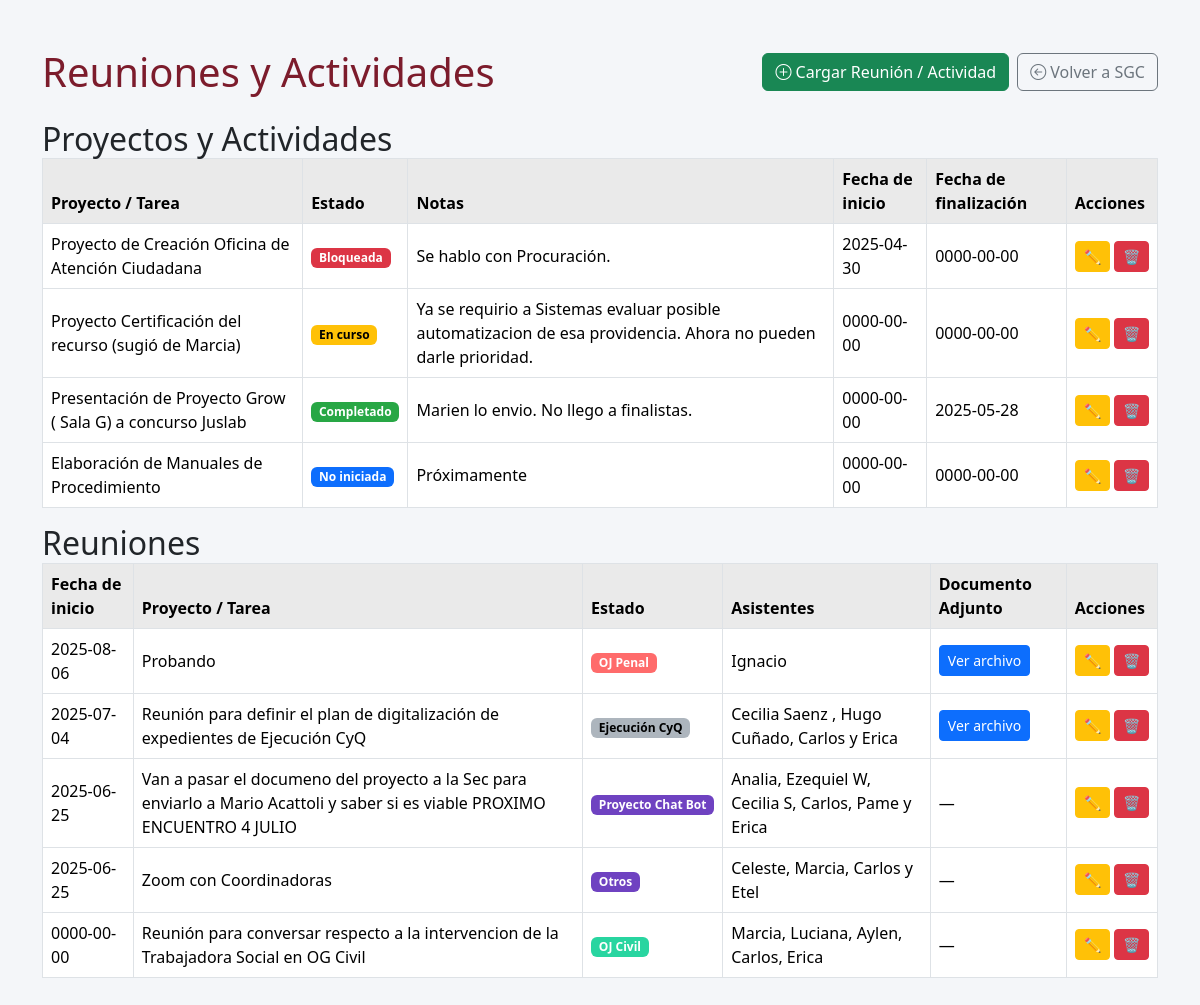
Page /secciones/reuniones-actividades.php (signed in) on the committed database.
### tables this page shows
CREATE TABLE `reuniones_actividades` (
  `id` int(11) NOT NULL,
  `tipo` enum('proyecto','reunion') NOT NULL,
  `tarea` text NOT NULL,
  `estado` varchar(100) DEFAULT NULL,
  `notas` text DEFAULT NULL,
  `fecha_inicio` date DEFAULT NULL,
  `fecha_fin` date DEFAULT NULL,
  `asistentes` text DEFAULT NULL,
  `archivo` varchar(255) DEFAULT NULL
);

### secciones/reuniones-actividades.php (the view, shortened to what this page needs)
<?php
$host = 'localhost';
$db = 'informes_pj';
$user = 'root';
$pass = '';
$conn = new mysqli($host, $user, $pass, $db);
$conn->set_charset("utf8");
$proyectos = [];
$reuniones = [];
$result = $conn->query("SELECT * FROM reuniones_actividades ORDER BY fecha_inicio DESC");
while ($row = $result->fetch_assoc()) {
    if ($row['tipo'] === 'proyecto') {
        $proyectos[] = $row;
    } else {
        $reuniones[] = $row;
    }
}
function obtenerClaseEstado($estado)
{
    $estado = strtolower(trim($estado));
    return match ($estado) {
        'completado' => 'badge-completado',
        'en curso' => 'badge-en-curso',
        'no iniciada' => 'badge-no-iniciada',
        'bloqueada' => 'badge-bloqueada',
        'otros' => 'badge-otros',
        'proyecto chat bot' => 'badge-otros',
        'proyecto ciudadanía' => 'badge-ciudadania',
        'oj penal' => 'badge-penal',
        'oj civil' => 'badge-civil',
        'oj familia' => 'badge-familia',
        'ejecución cyq' => 'badge-cyq',
        default => 'bg-secondary'
    };
}
?>
<!DOCTYPE html>
<html lang="es">
<head>
    <link href="https://cdn.jsdelivr.net/npm/bootstrap@5.3.3/dist/css/bootstrap.min.css" rel="stylesheet" />
    <link href="https://cdn.jsdelivr.net/npm/bootstrap-icons@1.10.5/font/bootstrap-icons.css" rel="stylesheet">
</head>
<body>
    <div class="container py-4 py-md-5">
        <div class="d-flex justify-content-between align-items-center mb-3 mb-md-4">
            <h1 class="mb-0">Reuniones y Actividades</h1>
            <div class="d-flex actions-wrap">
                <a href="carga-reuniones-actividades.php" class="btn btn-success">
                    <i class="bi bi-plus-circle"></i> Cargar Reunión / Actividad
                </a>
                <a href="sgc.php" class="btn btn-outline-secondary">
                    <i class="bi bi-arrow-left-circle"></i> Volver a SGC
                </a>
            </div>
        </div>
        <h2 class="card-title section-title">Proyectos y Actividades</h2>
        <div class="table-responsive d-none d-md-block">
            <table class="table table-bordered align-middle">
                <thead>
                    <tr>
                        <th>Proyecto / Tarea</th>
                        <th>Estado</th>
                        <th>Notas</th>
                        <th>Fecha de inicio</th>
                        <th>Fecha de finalización</th>
                        <th>Acciones</th>
                    </tr>
                </thead>
                <tbody>
                    <?php foreach ($proyectos as $p): ?>
                        <tr>
                            <td><?= htmlspecialchars($p['tarea']) ?></td>
                            <td>
                                <span class="badge <?= obtenerClaseEstado($p['estado']) ?>">
                                    <?= htmlspecialchars($p['estado']) ?>
                                </span>
                            </td>
                            <td><?= htmlspecialchars($p['notas']) ?></td>
                            <td><?= $p['fecha_inicio'] ?></td>
                            <td><?= $p['fecha_fin'] ?: '—' ?></td>
                            <td class="text-nowrap">
                                <button class="btn btn-sm btn-warning btn-editar" data-reg='<?= json_encode($p) ?>'>✏️</button>
                                <button class="btn btn-sm btn-danger btn-eliminar" data-id="<?= $p['id'] ?>">🗑️</button>
                            </td>
                        </tr>
                    <?php endforeach; ?>
                </tbody>
            </table>
        </div>
        <h2 class="card-title section-title">Reuniones</h2>
        <div class="table-responsive d-none d-md-block">
            <table class="table table-bordered align-middle">
                <thead>
                    <tr>
                        <th>Fecha de inicio</th>
                        <th>Proyecto / Tarea</th>
                        <th>Estado</th>
                        <th>Asistentes</th>
                        <th>Documento Adjunto</th>
                        <th>Acciones</th>
                    </tr>
                </thead>
                <tbody>
                    <?php foreach ($reuniones as $r): ?>
                        <tr>
                            <td><?= $r['fecha_inicio'] ?></td>
                            <td><?= htmlspecialchars($r['tarea']) ?></td>
                            <td>
                                <span class="badge <?= obtenerClaseEstado($r['estado']) ?>">
                                    <?= htmlspecialchars($r['estado']) ?>
                                </span>
                            </td>
                            <td><?= htmlspecialchars($r['asistentes']) ?></td>
                            <td>
                                <?php if ($r['archivo']): ?>
                                    <a href="../uploads/reuniones/<?= $r['archivo'] ?>" target="_blank" class="btn btn-sm btn-primary">Ver archivo</a>
                                <?php else: ?>
                                    —
                                <?php endif; ?>
                            </td>
                            <td class="text-nowrap">
                                <button class="btn btn-sm btn-warning btn-editar" data-reg='<?= json_encode($r) ?>'>✏️</button>
                                <button class="btn btn-sm btn-danger btn-eliminar" data-id="<?= $r['id'] ?>">🗑️</button>
                            </td>
                        </tr>
                    <?php endforeach; ?>
                </tbody>
            </table>
        </div>
</body>
</html>

### secciones/reuniones-actividades.php (style rules this page uses)
body { background-color: #f4f6f9; }
h1, h2 { color: #7c1c2c; }
.table th { background-color: #eaeaea; }
.badge-completado { background-color: #28a745 !important; color: #fff; }
.badge-en-curso { background-color: #ffc107 !important; color: #000; }
.badge-no-iniciada { background-color: #0d6efd !important; color: #fff; }
.badge-bloqueada { background-color: #dc3545 !important; color: #fff; }
.badge-otros { background-color: #6f42c1 !important; color: #fff; }
.badge-penal { background-color: #ff6b6b !important; color: #fff; }
.badge-civil { background-color: #28d5a0 !important; color: #fff; }
.badge-cyq { background-color: #adb5bd !important; color: #000; }
.actions-wrap { gap: .5rem; }

### rows in the picture
reuniones_actividades: tarea "Proyecto de Creación Oficina de Atención Ciudadana", estado "Bloqueada", notas "Se hablo con Procuración.", fecha_inicio "2025-04-30", fecha_fin "0000-00-00"
reuniones_actividades: tarea "Proyecto Certificación del recurso (sugió de Marcia)", estado "En curso", notas "Ya se requirio a Sistemas evaluar posible automatizacion de esa providencia. Ahora no pueden darle prioridad.", fecha_inicio "0000-00-00", fecha_fin "0000-00-00"
reuniones_actividades: tarea "Presentación de Proyecto Grow ( Sala G) a concurso Juslab", estado "Completado", notas "Marien lo envio. No llego a finalistas.", fecha_inicio "0000-00-00", fecha_fin "2025-05-28"
reuniones_actividades: tarea "Elaboración de Manuales de Procedimiento", estado "No iniciada", notas "Próximamente", fecha_inicio "0000-00-00", fecha_fin "0000-00-00"
reuniones_actividades: fecha_inicio "2025-08-06", tarea "Probando", estado "OJ Penal", asistentes "Ignacio"
reuniones_actividades: fecha_inicio "2025-07-04", tarea "Reunión para definir el plan de digitalización de expedientes de Ejecución CyQ", estado "Ejecución CyQ", asistentes "Cecilia Saenz , Hugo Cuñado, Carlos y Erica"
reuniones_actividades: fecha_inicio "2025-06-25", tarea "Van a pasar el documeno del proyecto a la Sec para enviarlo a Mario Acattoli y saber si es viable PROXIMO ENCUENTRO 4 JULIO", estado "Proyecto Chat Bot", asistentes "Analia, Ezequiel W, Cecilia S, Carlos, Pame y Erica"
reuniones_actividades: fecha_inicio "2025-06-25", tarea "Zoom con Coordinadoras", estado "Otros", asistentes "Celeste, Marcia, Carlos y Etel"
reuniones_actividades: fecha_inicio "0000-00-00", tarea "Reunión para conversar respecto a la intervencion de la Trabajadora Social en OG Civil", estado "OJ Civil", asistentes "Marcia, Luciana, Aylen, Carlos, Erica"
